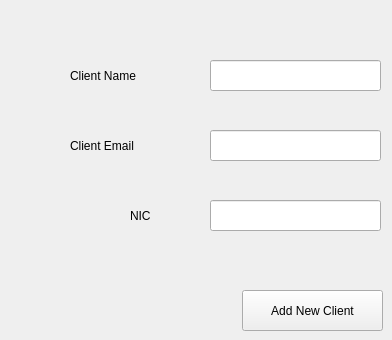
      <widget class="QWidget" name="tab_10">
       <attribute name="title">
        <string>Add New Client</string>
       </attribute>
       <widget class="QLineEdit" name="lineEdit_5">
        <property name="geometry">
         <rect>
          <x>210</x>
          <y>60</y>
          <width>171</width>
          <height>31</height>
         </rect>
        </property>
       </widget>
       <widget class="QPushButton" name="pushButton_8">
        <property name="geometry">
         <rect>
          <x>242</x>
          <y>290</y>
          <width>141</width>
          <height>41</height>
         </rect>
        </property>
        <property name="text">
         <string>Add New Client</string>
        </property>
       </widget>
       <widget class="QLabel" name="label_10">
        <property name="geometry">
         <rect>
          <x>70</x>
          <y>60</y>
          <width>131</width>
          <height>31</height>
         </rect>
        </property>
        <property name="text">
         <string>Client Name</string>
        </property>
       </widget>
       <widget class="QLineEdit" name="lineEdit_6">
        <property name="geometry">
         <rect>
          <x>210</x>
          <y>130</y>
          <width>171</width>
          <height>31</height>
         </rect>
        </property>
       </widget>
       <widget class="QLabel" name="label_11">
        <property name="geometry">
         <rect>
          <x>70</x>
          <y>130</y>
          <width>131</width>
          <height>31</height>
         </rect>
        </property>
        <property name="text">
         <string>Client Email</string>
        </property>
       </widget>
       <widget class="QLineEdit" name="lineEdit_7">
        <property name="geometry">
         <rect>
          <x>210</x>
          <y>200</y>
          <width>171</width>
          <height>31</height>
         </rect>
        </property>
       </widget>
       <widget class="QLabel" name="label_12">
        <property name="geometry">
         <rect>
          <x>130</x>
          <y>200</y>
          <width>131</width>
          <height>31</height>
         </rect>
        </property>
        <property name="text">
         <string>NIC</string>
        </property>
       </widget>
       <zorder>label_12</zorder>
       <zorder>label_11</zorder>
       <zorder>label_10</zorder>
       <zorder>lineEdit_5</zorder>
       <zorder>pushButton_8</zorder>
       <zorder>lineEdit_6</zorder>
       <zorder>lineEdit_7</zorder>
      </widget>
